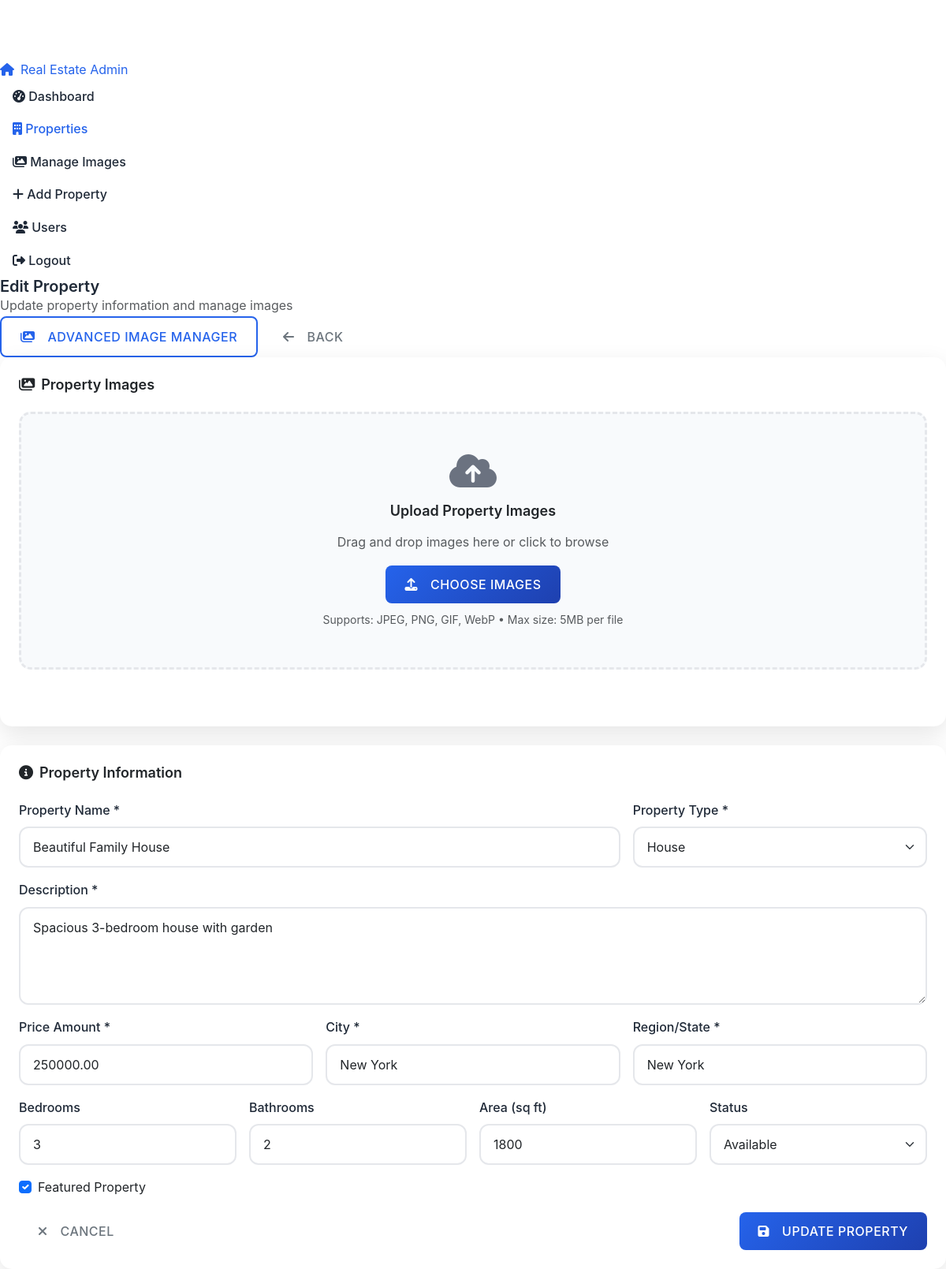
The app's page /admin/edit_property.php?id=1 (signed in) with its own data.
### tables this page shows
CREATE TABLE `properties` (
  `id` int(11) NOT NULL AUTO_INCREMENT,
  `propertiesname` varchar(200) NOT NULL,
  `slug` varchar(220) DEFAULT NULL,
  `description` text DEFAULT NULL,
  `price_id` int(11) NOT NULL,
  `user_id` int(11) NOT NULL,
  `property_type_id` int(11) NOT NULL,
  `location_id` int(11) NOT NULL,
  `status` enum('available','sold','rented','pending','inactive') DEFAULT 'available',
  `status_reason` varchar(255) DEFAULT NULL,
  `bedrooms` int(11) DEFAULT 0,
  `bathrooms` int(11) DEFAULT 0,
  `area_sqft` int(11) DEFAULT NULL,
  `year_built` year(4) DEFAULT NULL,
  `parking_spaces` int(11) DEFAULT 0,
  `images` text DEFAULT NULL,
  `video_url` varchar(500) DEFAULT NULL,
  `virtual_tour_url` varchar(500) DEFAULT NULL,
  `floor_plan_url` varchar(500) DEFAULT NULL,
  `energy_rating` varchar(10) DEFAULT NULL,
  `features` longtext DEFAULT NULL CHECK (json_valid(`features`)),
  `address_details` text DEFAULT NULL,
  `hoa_fees` decimal(10,2) DEFAULT NULL,
  `property_tax` decimal(10,2) DEFAULT NULL,
  `insurance_cost` decimal(10,2) DEFAULT NULL,
  `mls_number` varchar(50) DEFAULT NULL,
  `listing_date` date DEFAULT NULL,
  `open_house_date` date DEFAULT NULL,
  `open_house_time` time DEFAULT NULL,
  `is_featured` tinyint(1) DEFAULT 0,
  `views_count` int(11) DEFAULT 0,
  `created_at` timestamp NOT NULL DEFAULT current_timestamp(),
  `updated_at` timestamp NOT NULL DEFAULT current_timestamp() ON UPDATE current_timestamp(),
  PRIMARY KEY (`id`),
  UNIQUE KEY `uk_slug` (`slug`),
  KEY `idx_user` (`user_id`),
  KEY `idx_property_type` (`property_type_id`),
  KEY `idx_location` (`location_id`),
  KEY `idx_price` (`price_id`),
  KEY `idx_status` (`status`),
  KEY `idx_featured` (`is_featured`),
  KEY `idx_status_featured` (`status`, `is_featured`),
  KEY `idx_type_location` (`property_type_id`, `location_id`),
  KEY `idx_price_bedrooms` (`price_id`, `bedrooms`),
  KEY `idx_search_filter` (`status`, `property_type_id`, `location_id`, `price_id`),
  KEY `idx_property_details` (`bedrooms`, `bathrooms`, `area_sqft`),
  KEY `idx_listing_date` (`listing_date`, `created_at`),
  FULLTEXT KEY `ft_search` (`propertiesname`, `description`)
);

CREATE TABLE `property_types` (
  `id` int(11) NOT NULL AUTO_INCREMENT,
  `type_name` varchar(50) NOT NULL,
  `description` text DEFAULT NULL,
  `icon` varchar(100) DEFAULT NULL,
  `sort_order` int(11) DEFAULT 0,
  `is_active` tinyint(1) DEFAULT 1,
  `created_at` timestamp NOT NULL DEFAULT current_timestamp(),
  PRIMARY KEY (`id`),
  UNIQUE KEY `uk_type_name` (`type_name`)
);

CREATE TABLE `prices` (
  `id` int(11) NOT NULL AUTO_INCREMENT,
  `amount` decimal(15,2) NOT NULL,
  `currency` varchar(3) DEFAULT 'USD',
  `price_type` enum('sale','rent_monthly','rent_weekly','rent_daily') DEFAULT 'sale',
  `is_negotiable` tinyint(1) DEFAULT 1,
  `created_at` timestamp NOT NULL DEFAULT current_timestamp(),
  `updated_at` timestamp NOT NULL DEFAULT current_timestamp() ON UPDATE current_timestamp(),
  PRIMARY KEY (`id`),
  KEY `idx_amount` (`amount`),
  KEY `idx_price_type` (`price_type`)
);

CREATE TABLE `locations` (
  `id` int(11) NOT NULL AUTO_INCREMENT,
  `city` varchar(100) NOT NULL,
  `region` varchar(100) NOT NULL,
  `country` varchar(100) DEFAULT 'USA',
  `postal_code` varchar(20) DEFAULT NULL,
  `latitude` decimal(10,8) DEFAULT NULL,
  `longitude` decimal(11,8) DEFAULT NULL,
  `is_active` tinyint(1) DEFAULT 1,
  `created_at` timestamp NOT NULL DEFAULT current_timestamp(),
  PRIMARY KEY (`id`),
  UNIQUE KEY `uk_location` (`city`, `region`, `country`),
  KEY `idx_city` (`city`)
);

### admin/edit_property.php (the view, shortened to what this page needs)
<?php
include('../Database/connection.php');
$property_id = isset($_GET['id']) ? (int)$_GET['id'] : 0;
$stmt = $conn->prepare("
    SELECT p.*, pt.type_name, pr.amount, pr.currency, pr.price_type,
           l.city, l.region, l.country, l.postal_code
    FROM properties p
    LEFT JOIN property_types pt ON p.property_type_id = pt.id
    LEFT JOIN prices pr ON p.price_id = pr.id
    LEFT JOIN locations l ON p.location_id = l.id
    WHERE p.id = ?
");
$stmt->bind_param("i", $property_id);
$stmt->execute();
$property = $stmt->get_result()->fetch_assoc();
$property_types = [];
if ($type_result = $conn->query("SELECT id, type_name FROM property_types ORDER BY type_name")) {
    while ($r = $type_result->fetch_assoc()) {
        $property_types[] = $r;
    }
}
?>
<!DOCTYPE html>
<html lang="en">
<head>
    <link rel="stylesheet" href="../bootstrap-5.3.7-dist/css/bootstrap.min.css">
    <link rel="stylesheet" href="https://cdnjs.cloudflare.com/ajax/libs/font-awesome/6.5.0/css/all.min.css">
    <link rel="stylesheet" href="../css/main.css">
</head>
<body>
<nav class="sidebar">
    <div class="sidebar-header">
        <a href="dashboard.php" class="sidebar-brand">
            <i class="fas fa-home me-2"></i>Real Estate Admin
        </a>
    </div>
    <div class="sidebar-nav">
        <ul class="nav flex-column">
            <li class="nav-item">
                <a href="dashboard.php" class="nav-link">
                    <i class="fas fa-tachometer-alt"></i> Dashboard
                </a>
            </li>
            <li class="nav-item">
                <a href="properties.php" class="nav-link active">
                    <i class="fas fa-building"></i> Properties
                </a>
            </li>
            <li class="nav-item">
                <a href="image_manager.php?property_id=<?= $property_id; ?>" class="nav-link">
                    <i class="fas fa-images"></i> Manage Images
                </a>
            </li>
            <li class="nav-item">
                <a href="add_property.php" class="nav-link">
                    <i class="fas fa-plus"></i> Add Property
                </a>
            </li>
            <li class="nav-item">
                <a href="users.php" class="nav-link">
                    <i class="fas fa-users"></i> Users
                </a>
            </li>
            <li class="nav-item">
                <a href="../logout.php" class="nav-link text-danger">
                    <i class="fas fa-sign-out-alt"></i> Logout
                </a>
            </li>
        </ul>
    </div>
</nav>
<div class="main-content">
    <div class="top-navbar">
        <div>
            <h4 class="mb-0">Edit Property</h4>
            <p class="text-muted mb-0">Update property information and manage images</p>
        </div>
        <div class="d-flex align-items-center">
            <a href="image_manager.php?property_id=<?= $property_id; ?>" class="btn btn-outline-primary me-2">
                <i class="fas fa-images me-2"></i>Advanced Image Manager
            </a>
            <a href="properties.php" class="btn btn-outline-secondary">
                <i class="fas fa-arrow-left me-2"></i>Back
            </a>
        </div>
    </div>
    <div class="content-area">
        <div class="card mb-4">
            <div class="card-body">
                <h5 class="mb-4"><i class="fas fa-images me-2"></i>Property Images</h5>
                <div class="upload-area" id="uploadArea">
                    <i class="fas fa-cloud-upload-alt" style="font-size: 3rem; color: var(--text-muted); margin-bottom: 1rem;"></i>
                    <h5>Upload Property Images</h5>
                    <p class="text-muted mb-3">Drag and drop images here or click to browse</p>
                    <button type="button" class="btn btn-primary" onclick="document.getElementById('imageInput').click();">
                        <i class="fas fa-upload me-2"></i>Choose Images
                    </button>
                    <div class="mt-2">
                        <small class="text-muted">Supports: JPEG, PNG, GIF, WebP • Max size: 5MB per file</small>
                    </div>
                </div>
            </div>
        </div>
        <form method="POST">
            <div class="card">
                <div class="card-body">
                    <h5 class="mb-4"><i class="fas fa-info-circle me-2"></i>Property Information</h5>
                    <div class="row g-3">
                        <div class="col-md-8">
                            <label for="property_name" class="form-label">Property Name *</label>
                            <input type="text" class="form-control" id="property_name" name="property_name"
                                   value="<?= htmlspecialchars($property['propertiesname']); ?>" required>
                        </div>
                        <div class="col-md-4">
                            <label for="property_type_id" class="form-label">Property Type *</label>
                            <select class="form-select" id="property_type_id" name="property_type_id" required>
                                <?php foreach ($property_types as $type): ?>
                                    <option value="<?= $type['id']; ?>" <?= $property['property_type_id'] == $type['id'] ? 'selected' : ''; ?>>
                                        <?= htmlspecialchars($type['type_name']); ?>
                                    </option>
                                <?php endforeach; ?>
                            </select>
                        </div>
                        <div class="col-12">
                            <label for="description" class="form-label">Description *</label>
                            <textarea class="form-control" id="description" name="description" rows="4" required><?= htmlspecialchars($property['description']); ?></textarea>
                        </div>
                        <div class="col-md-4">
                            <label for="price_amount" class="form-label">Price Amount *</label>
                            <input type="number" class="form-control" id="price_amount" name="price_amount"
                                   step="0.01" min="0" value="<?= $property['amount']; ?>" required>
                        </div>
                        <div class="col-md-4">
                            <label for="city" class="form-label">City *</label>
                            <input type="text" class="form-control" id="city" name="city"
                                   value="<?= htmlspecialchars($property['city']); ?>" required>
                        </div>
                        <div class="col-md-4">
                            <label for="region" class="form-label">Region/State *</label>
                            <input type="text" class="form-control" id="region" name="region"
                                   value="<?= htmlspecialchars($property['region']); ?>" required>
                        </div>
                        <div class="col-md-3">
                            <label for="bedrooms" class="form-label">Bedrooms</label>
                            <input type="number" class="form-control" id="bedrooms" name="bedrooms"
                                   min="0" value="<?= $property['bedrooms']; ?>">
                        </div>
                        <div class="col-md-3">
                            <label for="bathrooms" class="form-label">Bathrooms</label>
                            <input type="number" class="form-control" id="bathrooms" name="bathrooms"
                                   min="0" step="0.5" value="<?= $property['bathrooms']; ?>">
                        </div>
                        <div class="col-md-3">
                            <label for="area_sqft" class="form-label">Area (sq ft)</label>
                            <input type="number" class="form-control" id="area_sqft" name="area_sqft"
                                   min="0" value="<?= $property['area_sqft']; ?>">
                        </div>
                        <div class="col-md-3">
                            <label for="status" class="form-label">Status</label>
                            <select class="form-select" id="status" name="status">
                                <option value="1" <?= $property['status'] == 1 ? 'selected' : ''; ?>>Available</option>
                            </select>
                        </div>
                        <div class="col-12">
                            <div class="form-check">
                                <input class="form-check-input" type="checkbox" id="is_featured" name="is_featured"
                                       <?= $property['is_featured'] ? 'checked' : ''; ?>>
                                <label class="form-check-label" for="is_featured">Featured Property</label>
                            </div>
                        </div>
                        <div class="col-12">
                            <div class="d-flex justify-content-between">
                                <a href="properties.php" class="btn btn-outline-secondary">
                                    <i class="fas fa-times me-2"></i>Cancel
                                </a>
                                <button type="submit" name="update_property" class="btn btn-primary">
                                    <i class="fas fa-save me-2"></i>Update Property
                                </button>
                            </div>
                        </div>
                    </div>
                </div>
            </div>
        </form>
    </div>
</div>
</body>
</html>

### css/main.css (style rules this page uses)
:root { --primary-color: #2563eb; --primary-dark: #1e40af; --primary-light: #3b82f6; --secondary-color: #667eea; --secondary-dark: #764ba2; --success-color: #10b981; --warning-color: #f59e0b; --danger-color: #ef4444; --info-color: #06b6d4; --dark-color: #1f2937; --light-color: #f8fafc; --white-color: #ffffff; --text-muted: #6b7280; --border-color: #e5e7eb; --gradient-primary: linear-gradient(135deg, var(--primary-color), var(--primary-dark)); --gradient-secondary: linear-gradient(135deg, var(--secondary-color), var(--secondary-dark)); --gradient-hero: linear-gradient(135deg, #667eea 0%, #764ba2 100%); --shadow-sm: 0 2px 4px rgba(0, 0, 0, 0.1); --shadow-md: 0 4px 12px rgba(0, 0, 0, 0.1); --shadow-lg: 0 10px 30px rgba(0, 0, 0, 0.1); --shadow-xl: 0 20px 40px rgba(0, 0, 0, 0.15); --radius-sm: 8px; --radius-md: 12px; --radius-lg: 15px; --radius-xl: 20px; --transition-fast: 0.2s ease; --transition-normal: 0.3s ease; --transition-slow: 0.5s ease; --text-xs: 0.75rem; --text-sm: 0.875rem; --text-base: 1rem; --text-lg: 1.125rem; --text-xl: 1.25rem; --text-2xl: 1.5rem; --text-3xl: 1.875rem; --text-4xl: 2.25rem; }
* { margin: 0; padding: 0; box-sizing: border-box; }
html { scroll-behavior: smooth; }
body { font-family: 'Inter', 'Segoe UI', Tahoma, Geneva, Verdana, sans-serif; line-height: 1.6; color: var(--dark-color); background-color: var(--white-color); font-size: 1rem; padding-top: 76px; }
.nav-link { font-weight: 500; color: var(--dark-color) !important; transition: color var(--transition-normal); padding: 0.5rem 1rem !important; }
.nav-link:hover, .nav-link.active { color: var(--primary-color) !important; }
h1, h2, h3, h4, h5, h6 { font-weight: 600; line-height: 1.2; margin-bottom: 1rem; }
h4 { font-size: 1.25rem; }
h5 { font-size: 1.125rem; }
p { margin-bottom: 1rem; color: var(--text-muted); }
a { text-decoration: none; color: var(--primary-color); transition: color var(--transition-normal); }
.btn { border-radius: var(--radius-sm); padding: 0.75rem 1.5rem; font-weight: 500; text-transform: uppercase; letter-spacing: 0.5px; transition: all var(--transition-normal); border: none; cursor: pointer; display: inline-flex; align-items: center; gap: 0.5rem; }
.btn-primary { background: var(--gradient-primary); color: var(--white-color); }
.btn-outline-primary { border: 2px solid var(--primary-color); color: var(--primary-color); background: transparent; }
.form-control, .form-select { border: 2px solid var(--border-color); border-radius: var(--radius-md); padding: 0.75rem 1rem; font-size: var(--text-base); transition: all var(--transition-normal); background-color: var(--white-color); }
.form-label { font-weight: 500; color: var(--dark-color); margin-bottom: 0.5rem; }
.card { background: var(--white-color); border-radius: var(--radius-lg); overflow: hidden; box-shadow: var(--shadow-lg); transition: all var(--transition-normal); border: none; height: 100%; }
.card-body { padding: 1.5rem; }

### admin/edit_property.php (style rules this page uses)
.upload-area { border: 3px dashed var(--border-color); border-radius: var(--radius-lg); padding: 3rem; text-align: center; background: var(--light-color); transition: all var(--transition-normal); cursor: pointer; }

### records on screen
properties: property_name "Beautiful Family House", property_type_id "House", description "Spacious 3-bedroom house with garden", price_amount "250000.00", city "New York", region "New York", bedrooms "3", bathrooms "2", area_sqft "1800", is_featured "☑"
